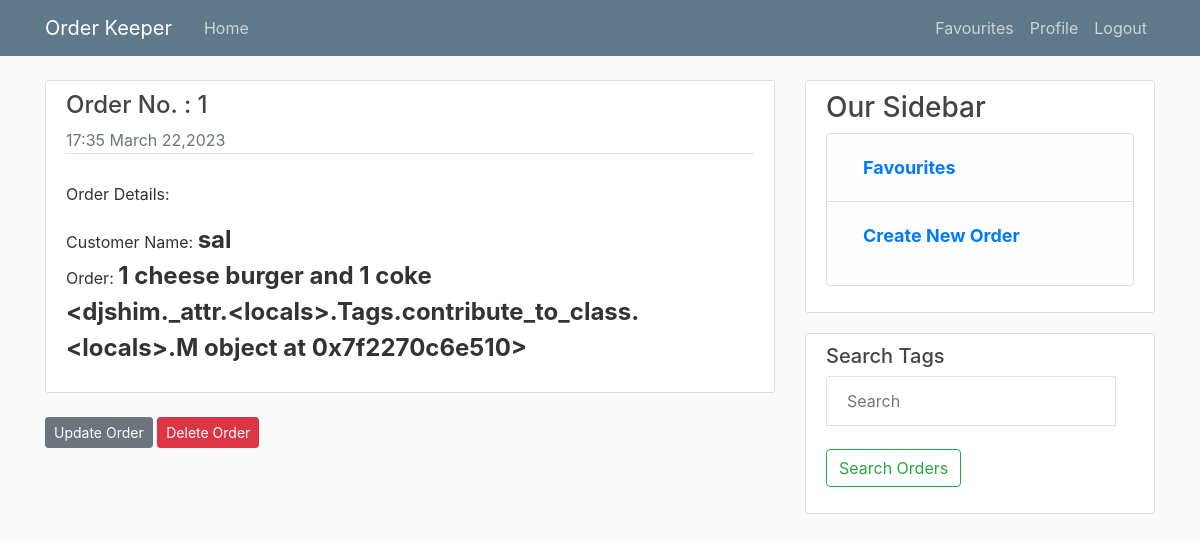
The page /order/1/ (signed in) on the database its author committed.
### order/models.py (models this page shows, shortened)
class Order(models.Model):
    order_no = models.CharField(max_length = 100)
    order = models.TextField()
    customer_name = models.CharField(max_length = 100)
    author = models.ForeignKey(User, on_delete = models.CASCADE)
    time_posted = models.DateTimeField(default = timezone.now)
    favourites = models.ManyToManyField(User, related_name='favourite', default=None, blank=None)
    is_favourite = models.BooleanField(default=False)
    tags = TaggableManager()

### order/views.py (the view)
# urls.py: path('order/<int:pk>/', PostDetailView.as_view(), name='order-detail'),
class PostDetailView(LoginRequiredMixin, UserPassesTestMixin, DetailView):
    model = Order
    def test_func(self):
        order = self.get_object()
        if self.request.user == order.author:
            return True
        return False

### order/templates/order/order_detail.html
{% extends "order/base.html" %}
{% block content %}
    <article class="media content-section">
      <div class="media-body">
        <div class="article-metadata">
          <h4>Order No. : {{ order.order_no }}</h4>
          <h7 class="text-muted"> {{ object.time_posted|date:"H:i F d,Y" }}</h7>
        </div>
        <br>
        <p> Order Details: </p>
        <p class="article-content">Customer Name: <b><font size="+2">{{ object.customer_name }}</font></b>
        Order: <font size="+2"><b>{{ object.order }}<br>{{ object.tags }}</b></font></p>
      </div>
    </article>
      {% if object.author == user %}
          <a class="btn btn-secondary btn-sm mt-1 mb-1" href="{% url 'order-update' object.id %}">Update Order</a>
          <a class="btn btn-danger btn-sm mt-1 mb-1" href="{% url 'order-delete' object.id %}">Delete Order</a>
      {% endif %}
{% endblock content %}

### order/static/order/main.css (style rules this page uses)
body { background: #fafafa; color: #333333; margin-top: 5rem; }
h1, h2, h3, h4, h5, h6 { color: #444444; }
.content-section { background: #ffffff; padding: 10px 20px; border: 1px solid #dddddd; border-radius: 3px; margin-bottom: 20px; }
.article-content { white-space: pre-line; }
.article-metadata { padding-bottom: 1px; margin-bottom: 4px; border-bottom: 1px solid #e3e3e3 }

### rows shown on the page
Order: order_no "1", time_posted "17:35 March 22,2023", customer_name "sal", order "1 cheese burger and 1 coke", tags "<djshim._attr.<locals>.Tags.contribute_to_class.<locals>.M object at 0x7f2270c6e510>"
